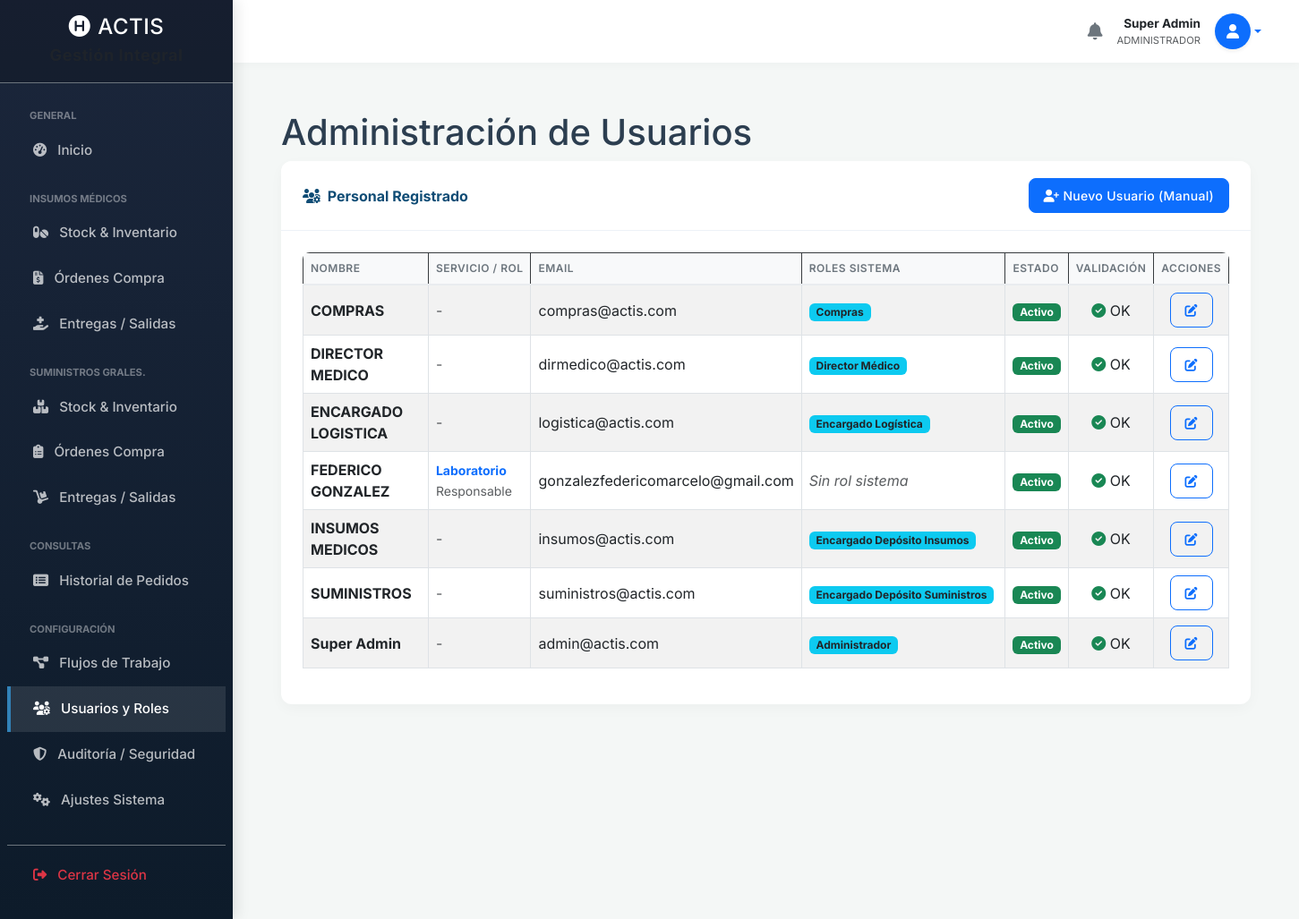
Page /admin_usuarios.php (signed in) on the committed database.
### tables this page shows
CREATE TABLE `usuarios` (
  `id` int(11) NOT NULL,
  `nombre_completo` varchar(100) NOT NULL,
  `email` varchar(100) NOT NULL,
  `destino` varchar(100) DEFAULT NULL,
  `servicio` varchar(100) DEFAULT NULL,
  `grado_militar` varchar(100) DEFAULT NULL,
  `rol_en_servicio` varchar(50) DEFAULT NULL,
  `telefono` varchar(50) DEFAULT NULL,
  `numero_interno` varchar(20) DEFAULT NULL,
  `password` varchar(255) NOT NULL,
  `firma_digital` varchar(255) DEFAULT NULL,
  `activo` tinyint(1) DEFAULT 1,
  `validado_por_admin` tinyint(1) DEFAULT 0,
  `created_at` timestamp NULL DEFAULT current_timestamp()
);

### admin_usuarios.php (the view, shortened to what this page needs)
<?php
require 'db.php';
include 'includes/header.php';
include 'includes/sidebar.php';
include 'includes/navbar.php';
$sqlUsuarios = "
    SELECT u.id, u.nombre_completo, u.email, u.activo, u.validado_por_admin, u.servicio, u.rol_en_servicio,
           GROUP_CONCAT(r.nombre SEPARATOR ', ') as roles_nombres
    FROM usuarios u
    LEFT JOIN usuario_roles ur ON u.id = ur.id_usuario
    LEFT JOIN roles r ON ur.id_rol = r.id
    GROUP BY u.id
    ORDER BY u.validado_por_admin ASC, u.nombre_completo ASC
";
$usuarios = $pdo->query($sqlUsuarios)->fetchAll();
?>
<div class="container-fluid px-4">
    <h1 class="mt-4">Administración de Usuarios</h1>
    <div class="card mb-4">
        <div class="card-header d-flex justify-content-between align-items-center">
            <div><i class="fas fa-users-cog me-1"></i> Personal Registrado</div>
            <button type="button" class="btn btn-primary btn-sm" data-bs-toggle="modal" data-bs-target="#modalNuevoUsuario">
                <i class="fas fa-user-plus"></i> Nuevo Usuario (Manual)
            </button>
        </div>
        <div class="card-body">
            <div class="table-responsive">
                <table class="table table-striped table-hover table-bordered">
                    <thead class="table-dark">
                        <tr>
                            <th>Nombre</th>
                            <th>Servicio / Rol</th>
                            <th>Email</th>
                            <th>Roles Sistema</th>
                            <th>Estado</th>
                            <th>Validación</th> <th>Acciones</th>
                        </tr>
                    </thead>
                    <tbody>
                        <?php foreach ($usuarios as $u): ?>
                            <tr class="<?php echo ($u['validado_por_admin'] == 0) ? 'table-warning' : ''; ?>">
                                <td class="fw-bold"><?php echo htmlspecialchars($u['nombre_completo']); ?></td>
                                <td>
                                    <?php if($u['servicio']): ?>
                                        <small class="d-block fw-bold text-primary"><?php echo $u['servicio']; ?></small>
                                        <small class="text-muted"><?php echo $u['rol_en_servicio']; ?></small>
                                    <?php else: ?>
                                        <span class="text-muted">-</span>
                                    <?php endif; ?>
                                </td>
                                <td><?php echo htmlspecialchars($u['email']); ?></td>
                                <td>
                                    <?php
                                        if ($u['roles_nombres']) {
                                            $rolesArr = explode(', ', $u['roles_nombres']);
                                            foreach($rolesArr as $rol) {
                                                echo '<span class="badge bg-info text-dark me-1">'.$rol.'</span>';
                                            }
                                        } else {
                                            echo '<span class="text-muted fst-italic">Sin rol sistema</span>';
                                        }
                                    ?>
                                </td>
                                <td class="text-center">
                                    <?php if ($u['activo']): ?>
                                        <span class="badge bg-success">Activo</span>
                                    <?php else: ?>
                                        <span class="badge bg-danger">Inactivo</span>
                                    <?php endif; ?>
                                </td>
                                <td class="text-center">
                                    <?php if ($u['validado_por_admin'] == 0): ?>
                                        <a href="admin_usuarios.php?aprobar_id=<?php echo $u['id']; ?>" class="btn btn-sm btn-success fw-bold shadow-sm" onclick="return confirm('¿Aprobar ingreso de este usuario?');">
                                            <i class="fas fa-check"></i> APROBAR
                                        </a>
                                    <?php else: ?>
                                        <i class="fas fa-check-circle text-success"></i> OK
                                    <?php endif; ?>
                                </td>
                                <td class="text-center">
                                    <a href="admin_usuarios_editar.php?id=<?php echo $u['id']; ?>" class="btn btn-sm btn-outline-primary" title="Editar Roles">
                                        <i class="fas fa-edit"></i>
                                    </a>
                                </td>
                            </tr>
                        <?php endforeach; ?>
                    </tbody>
                </table>
            </div>
        </div>
    </div>
</div>
<?php include 'includes/footer.php'; ?>

### header.php (style rules this page uses)
:root { --primary-color: #0f4c75; --secondary-color: #3282b8; --accent-color: #bbe1fa; --bg-color: #f4f7f6; --text-color: #2c3e50; --sidebar-width: 260px; }
body { background-color: var(--bg-color); font-family: 'Inter', sans-serif; color: var(--text-color); overflow-x: hidden; }
.card { border: none; border-radius: 12px; box-shadow: 0 5px 15px rgba(0,0,0,0.03); transition: transform 0.2s; background: #fff; margin-bottom: 1.5rem; overflow: hidden; }
.card-header { background-color: #fff; border-bottom: 1px solid #edf2f7; padding: 1.2rem 1.5rem; font-weight: 700; color: var(--primary-color); display: flex; align-items: center; justify-content: space-between; }
.card-body { padding: 1.5rem; }
.table-responsive { border-radius: 8px; }
.table thead th { background-color: #f8f9fa; color: #6c757d; font-weight: 600; text-transform: uppercase; font-size: 0.75rem; letter-spacing: 0.5px; border-bottom: 2px solid #e9ecef; white-space: nowrap; }
.table td { vertical-align: middle; }
.btn { border-radius: 8px; font-weight: 500; letter-spacing: 0.3px; padding: 0.5rem 1rem; }

### rows in the picture
usuarios: nombre_completo "COMPRAS", email "compras@actis.com", rol "Compras", activo "Activo", validado_por_admin 1 (drawn)
usuarios: nombre_completo "DIRECTOR MEDICO", email "dirmedico@actis.com", rol "Director Médico", activo "Activo", validado_por_admin 1 (drawn)
usuarios: nombre_completo "ENCARGADO LOGISTICA", email "logistica@actis.com", rol "Encargado Logística", activo "Activo", validado_por_admin 1 (drawn)
usuarios: nombre_completo "FEDERICO GONZALEZ", servicio "Laboratorio", rol_en_servicio "Responsable", email "gonzalezfedericomarcelo@gmail.com", shows "Sin rol sistema", activo "Activo", validado_por_admin 1 (drawn)
usuarios: nombre_completo "INSUMOS MEDICOS", email "insumos@actis.com", rol "Encargado Depósito Insumos", activo "Activo", validado_por_admin 1 (drawn)
usuarios: nombre_completo "SUMINISTROS", email "suministros@actis.com", rol "Encargado Depósito Suministros", activo "Activo", validado_por_admin 1 (drawn)
usuarios: nombre_completo "Super Admin", email "admin@actis.com", rol "Administrador", activo "Activo", validado_por_admin 1 (drawn)

### other values in the picture
$nombre_usuario_global "Super Admin"
$rol_principal_global "ADMINISTRADOR"
